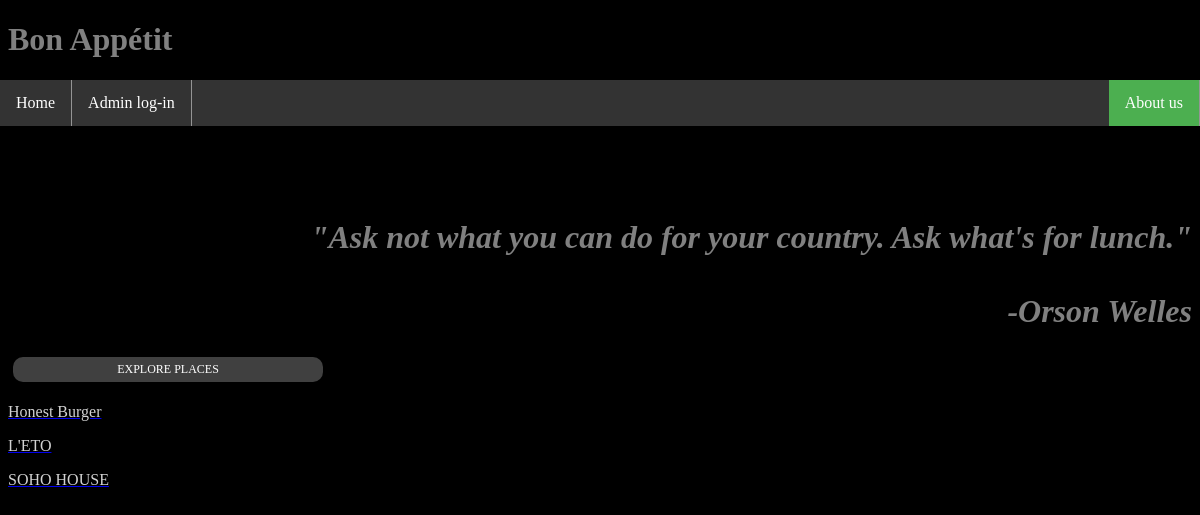
The page / on the database its author committed.
### tables this page shows
CREATE TABLE `item` (
  `ID` varchar(9) NOT NULL,
  `name` varchar(20) NOT NULL,
  `logo` varchar(400) NOT NULL,
  `description` text NOT NULL,
  `CategoryID` int(9) NOT NULL,
  `foursquare_Rating` varchar(20) DEFAULT NULL,
  `yelp_Rating` varchar(20) DEFAULT NULL,
  `opentable_Rating` varchar(20) DEFAULT NULL,
  `Location` varchar(30) DEFAULT NULL
);

### Src/index.php (the view, shortened to what this page needs)
<!DOCTYPE html>
<html>
<head>
	<link rel="stylesheet" type="text/css" href="./main.css">
</head>
<body class="background">
			<h1 class = "Logo">Bon Appétit</h1>
	<ul>
		<li><a href="./index.php">Home</a></li>
	  <li><a href="./AdminLogin.php">Admin log-in</a></li>
	  <li style="float:right"><a class="active" href="./AboutUs.php">About us</a></li>
</ul>
		<br></br>
		<br></br>
	<h1 class = "Qoute">"Ask not what you can do for your country. Ask what's for lunch." <br></br>-Orson Welles</h1>
		<a class="button" style="vertical-align:middle" href = "./itemProfilePage.php"><span>Explore places </span></a>
		 <?php
$user = 'root';
$pass = '';
$db = 'bonapetit_db';
$db = new mysqli('localhost',$user,$pass,$db) or die ("unable to connect");
$sql = "SELECT name FROM item";
$result = mysqli_query($db,$sql) or die ("Bad Query: $sql");
while($row = mysqli_fetch_assoc($result)){
echo "<a href='./itemList.php'><p style = 'color:lightgrey;'>{$row['name']}</p></a>";
}
?>
		<br></br>
		<br></br>
		<br></br><br></br>
</body>
</html>

### Src/main.css (style rules this page uses)
.Qoute { color: grey; font-style: italic; text-align: right; }
.Logo { color: grey; }
.background { background-image: url("../Images/homepage.JPG"); background-repeat: no-repeat; background-size: 100% 107%; background-color: black; }
.button { display: inline-block; border-radius: 4px; background-color: lightgrey; border: none; color: black; text-align: center; font-size: 28px; padding: 20px; width: 300px; transition: all 0.5s; cursor: pointer; margin: 5px; }
.button span { cursor: pointer; display: inline-block; position: relative; transition: 0.5s; }
.button span:after { content: '\00bb'; position: absolute; opacity: 0; top: 0; right: -20px; transition: 0.5s; }
::placeholder { color: black; }
ul { list-style-type: none; margin: 0; padding: 0; overflow: hidden; background-color: #333; margin-left:-8px; margin-right:-8px; }
li { float: left; border-right:1px solid #949494; }
li a { display: block; color: white; text-align: center; padding: 14px 16px; text-decoration: none; }
.active { background-color: #4CAF50; }
.button { border: none; background: #404040; color: #ffffff !important; font-weight: 100; padding: 5px; text-transform: uppercase; border-radius: 1px; display: inline-block; transition: all 0.3s ease 0s; width:300px; border-radius: 10px; font-size:12px; }
::placeholder { color: grey; font-size:12px; }

### rows shown on the page
item: name "Honest Burger"
item: name "L'ETO"
item: name "SOHO HOUSE"
